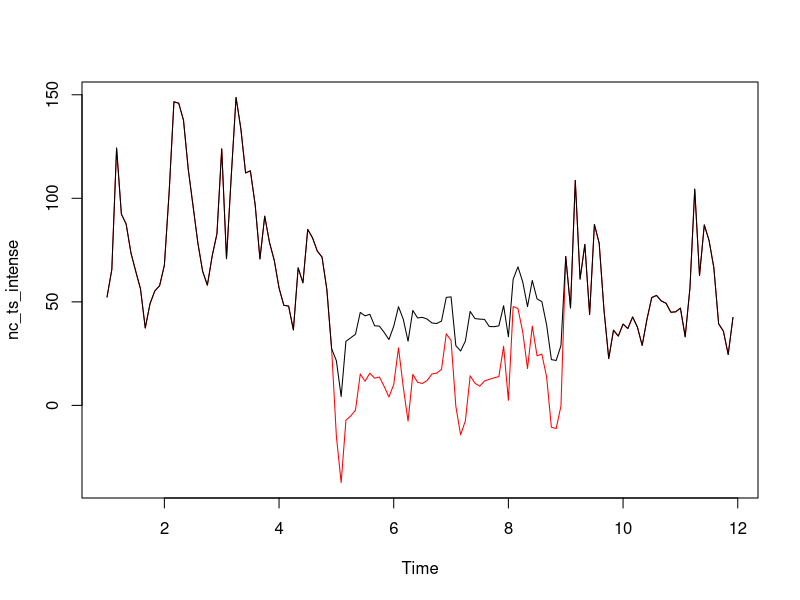
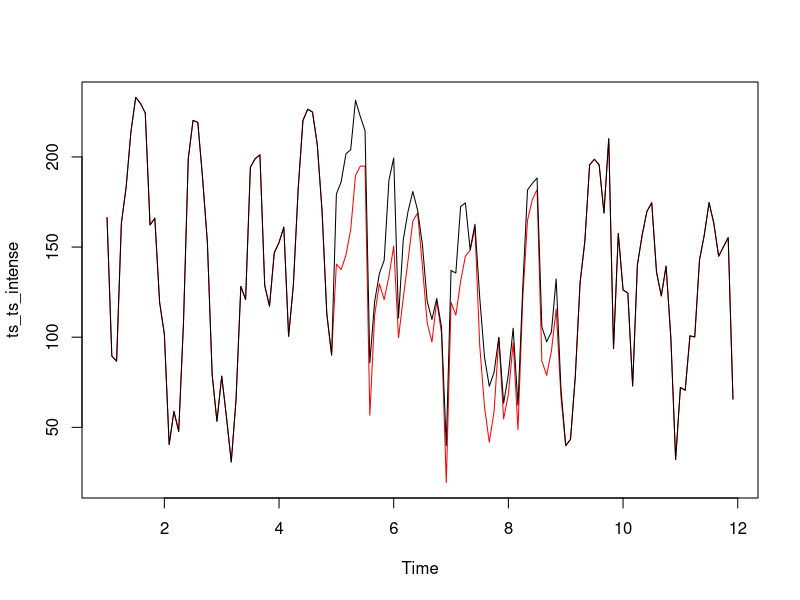
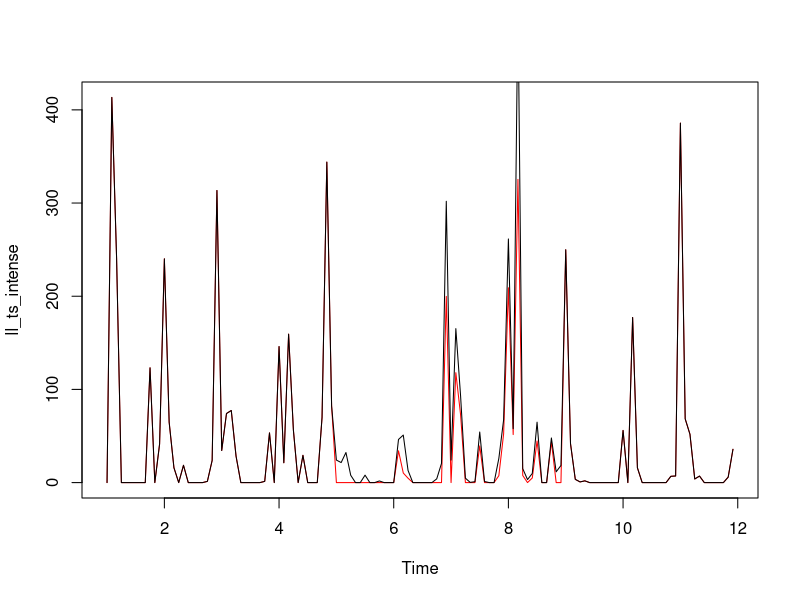

The R source for these figures, in order: (Note: this script raises an error after producing the figures.)
# EDA on the water rights data
library(stringr)
setwd("~/Documents/__college/reseach_stuff/hr2w_droughts/data/santa_cruz/")

# read in the North Coast Creeks

d1 <- read.csv("water_right_progress_reportS002043.csv")
d1 <- d1[,c(1:3)]
names(d1)<- c("year","month","volume2043")
#drop 088
d1 <- d1[which(d1$year!=2008),]

d2 <- read.csv("water_right_progress_reportS002042.csv") 
d2 <- d2[,c(1:3)]
names(d2)<- c("year","month","volume2042")
d2 <- d2[which(d2$year!=2008),]


d3 <- read.csv("water_right_progress_reportS008610.csv") 
d3 <- d3[,c(1:3)]
names(d3)<- c("year","month","volume8610")
d3 <- d3[complete.cases(d3),]
d3 <- d3[-133,]

d4 <- read.csv("water_right_progress_reportS002044.csv") # the AR one
d4 <- d4[,c(1:3)]
names(d4)<- c("year","month","volume2044")
d4 <- d4[which(d4$year!=2008),]


# Read in the Feltotn Diversions

d5 <- read.csv("water_right_progress_report16601.csv") # the AR one
d5 <- d5[,c(1:3)]
names(d5)<- c("year","month","volume16601")
d5 <- d5[complete.cases(d5),]

d6 <- read.csv("water_right_progress_report16123.csv")
d6 <- d6[,c(1:3)]
names(d6)<- c("year","month","volume16123")
d6 <- d6[which(d6$year!=2008),]
d6 <- d6[which(d6$year!=2020),]


# read in the Tait Street diversions
d8 <- read.csv("water_right_progress_report7200.csv")
d8 <- d8[c(1:3)]
d8 <- d8[which(d8$Year!=2008),]
d8 <- d8[complete.cases(d8),]
names(d8) <- c("year","month","volume7200")

d9 <- read.csv("water_right_progress_report1553.csv")
d9 <- d9[c(1:3)]
d9 <- d9[which(d9$Year!=2008),]
d9 <- d9[complete.cases(d9),]
names(d9) <- c("year","month","volume1553")

# newell creek
d7 <- read.csv("water_right_progress_report9847.csv")
# do some checks on d7
#plot(d7[,3],type="l")
#lines(d7[,4],type="l")
#lines(d7[,5],type="l",col="red")
# ASSUMPTION FOR NOW:
# add the first 2 columns to get total amount diverted 
# or collected to storage 
d7[is.na(d7[,4]),4] <- 0
d7[,3] <- d7[,3]+d7[,4]

d7 <-d7[,c(1:3,5)]
names(d7) <- c("year","month","volume9847","newellUsed")
d7 <- d7[which(d7$year!=2008),]
d7 <- d7[which(d7$year!=2020),]

# this one we know is in AF so divide by 3 to get the MG value
d7$volume9847 <- d7$volume9847/3.06888785
d7$newellUsed <- d7$newellUsed/3.06888785

# now combine them
df <- d1
df$month <- match(df$month,month.name)
df$datetime <- paste0(df$year,"-",str_pad(string = df$month,width = 2,pad = "0",side = "left"),"-","01")
df$datetime <- as.Date(df$datetime,format = "%Y-%m-%d")

# now add all the relavent columns 
df <- cbind(df,d2$volume2042,d3$volume8610,d4$volume2044,d5$volume16601,
            d6$volume16123,d7$volume9847,d8$volume7200,d9$volume1553,d7$newellUsed)

# clean up the GW column
# goal is to have it be one distribution of GW in Jnauary and the rest are 0s 


# now clean up DF to be in a nice order and remove the junk
#df <- df[,c(4,3,5:10)]
df$year <- as.numeric(format(df$datetime,'%Y'))

# north coast is 2042,2043,2044,8610
df_sources <- data.frame(date= df$datetime)
df_sources$northCoast <- (df$`d2$volume2042`+df$volume2043+df$`d4$volume2044`+df$`d3$volume8610`)/3.06888785
# make sure it's converted to MG

# Tait Street diersions 1553,7200
df_sources$taitStreet <- (df$`d8$volume7200`+df$`d9$volume1553`)/3.06888785

# Felton Diversions to Loch Lomond
df_sources$feltonDiversions <- (df$`d5$volume16601`+df$`d6$volume16123`)/3.06888785

# Newell Creek (Lomond Outflow)
df_sources$newellInflow <- df$`d7$volume9847`
df_sources$newellUsed   <- df$`d7$newellUsed`

#write.csv(df_sources,file="~/Documents/__college/reseach_stuff/hr2w_droughts/data/santa_cruz/sc_input_data_baseline.csv")

# break these down into time serieses ------------------------------------------
nc_ts <- ts(df_sources[,c(2)],frequency = 12)
nc_ts_components <- decompose(nc_ts)

ts_ts <- ts(df_sources$taitStreet,frequency = 12)
ts_ts_components <- decompose(ts_ts)

ll_ts <- ts(df_sources$newellInflow+df_sources$feltonDiversions,frequency = 12)
ll_ts_components <- decompose(ll_ts)

# "non drought" years: 2010
nd_rows <- which(format(df_sources$date,"%Y")%in%c("2010"))
#nd_rows_ts <-
# "Drought" years: 2015
d_rows <- which(format(df_sources$date,"%Y")%in%c("2013","2014","2015","2016"))

# seasonally adjust each -------------------------------------------------------
nc_ts_sa <- nc_ts - nc_ts_components$seasonal 
ts_ts_sa <- ts_ts - ts_ts_components$seasonal
ll_ts_sa <- ll_ts - ll_ts_components$seasonal

#  Calculate a 'baseline' mean 

nc_ts_baseline <- mean(nc_ts_sa[nd_rows])
ts_ts_baseline <- mean(ts_ts_sa[nd_rows])
ll_ts_baseline <- mean(ll_ts_sa[nd_rows])

nc_ts_sa <- nc_ts_sa - nc_ts_baseline
ts_ts_sa <- ts_ts_sa - ts_ts_baseline
ll_ts_sa <- ll_ts_sa - ll_ts_baseline

# now make a drought of greater intensity 
reduction_factor <- .5
nc_ts_sa_intense <- nc_ts_sa
nc_ts_sa_intense[d_rows] <- nc_ts_sa[d_rows] - abs(nc_ts_sa[d_rows])*reduction_factor

ts_ts_sa_intense <- ts_ts_sa
ts_ts_sa_intense[d_rows] <- ts_ts_sa[d_rows]- abs(ts_ts_sa[d_rows])*reduction_factor



ll_ts_sa_intense <- ll_ts_sa
ll_ts_sa_intense[d_rows] <- ll_ts_sa[d_rows]-abs(ll_ts_sa[d_rows])*reduction_factor


# re-introduce the seasonality
nc_ts_intense <- nc_ts_sa_intense+nc_ts_components$seasonal + nc_ts_baseline

ll_ts_intense <- ll_ts_sa_intense + ll_ts_components$seasonal + ll_ts_baseline
ll_ts_intense[which(ll_ts_intense<=0)] <- 0

ts_ts_intense <- ts_ts_sa_intense + ts_ts_components$seasonal + ts_ts_baseline

# now make plots 
plot(nc_ts_intense,col="red")
lines(nc_ts,col='black')

plot(ts_ts_intense,col="red")
lines(ts_ts,col="black")

plot(ll_ts_intense,col="red")
lines(ll_ts,col="black")

df_sources_intense <- df_sources
df_sources_intense$northCoast <- as.numeric(nc_ts_intense)
df_sources_intense$taitStreet <- as.numeric(ts_ts_intense)
df_sources_intense$newellInflow <- as.numeric(nc_ts_intense)


# baseline looks like this: 
# 2009,10,11,12 -- 14,15,16 --2009,10,11,12

pre_years  <- which(format(df_sources$date,"%Y")%in%c("2009","2010","2011","2012"))
mid_years  <- which(format(df_sources$date,"%Y")%in%c("2014","2015"))
post_years <- which(format(df_sources$date,"%Y")%in%c("2009","2010","2011","2012"))
post_years_long <- which(format(df_sources$date,"%Y")%in%c("2009","2010"))

df_sources_baseline <- df_sources[c(pre_years,mid_years,post_years),]
# intense looks like this
#  2009,10,11,12 --14a,15a,16a --2009,10,11,12

df_sources_intense_output <- rbind(df_sources[c(pre_years),],df_sources_intense[mid_years,],df_sources[post_years,])

# long looks like this
#  2009,10,11,12 --14,15,16,14,15,16 --2009
df_sources_long <- rbind(df_sources[c(pre_years),],df_sources[mid_years,],df_sources[mid_years,],df_sources[post_years_long,])

# long+ intense looks like this
# 2009,10,11,12 --14a,15a,16a,14a,15a,16a -- 2009
df_sources_long_intense <- rbind(df_sources[c(pre_years),],df_sources_intense[mid_years,],df_sources_intense[mid_years,],df_sources[post_years_long,])

# now write appropriate dates for each and write them to files.
df_sources_baseline$date <- df_sources$date[1:120]
df_sources_intense$date <- df_sources$date[1:120]
df_sources_long$date <- df_sources$date[1:120]
df_sources_long_intense$date <- df_sources$date[1:120]

# write 

write.csv(df_sources_baseline,file="~/Documents/__college/reseach_stuff/hr2w_droughts/data/santa_cruz/generated_drought_scenarios/baseline.csv")
write.csv(df_sources_intense_output,file="~/Documents/__college/reseach_stuff/hr2w_droughts/data/santa_cruz/generated_drought_scenarios/intense.csv")
write.csv(df_sources_long,file="~/Documents/__college/reseach_stuff/hr2w_droughts/data/santa_cruz/generated_drought_scenarios/long.csv")
write.csv(df_sources_long_intense,file="~/Documents/__college/reseach_stuff/hr2w_droughts/data/santa_cruz/generated_drought_scenarios/long_intense.csv")


# make a few plots 
plot(df_sources_intense_output$taitStreet~df_sources_baseline$date,type="l",col="red")
lines(df_sources_long$taitStreet~df_sources_baseline$date,type="l",col="blue")
lines(df_sources_baseline$taitStreet~df_sources_baseline$date,type="l",col="black")
lines(df_sources_long_intense$taitStreet~df_sources_baseline$date,type="l",col="green")



